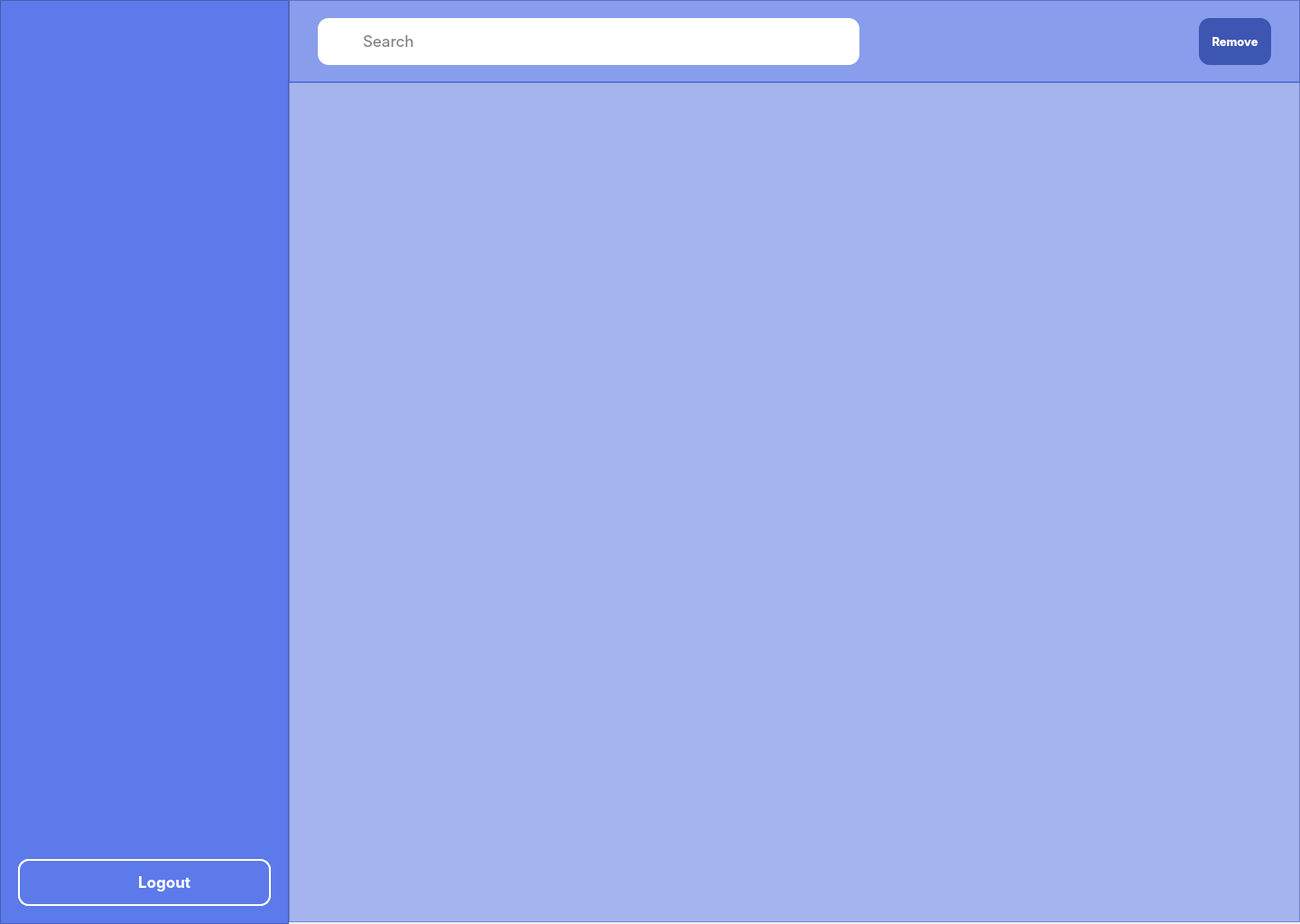
<?xml version="1.0" encoding="UTF-8"?>
<ui version="4.0">
 <class>main_window</class>
 <widget class="QMainWindow" name="main_window">
  <property name="geometry">
   <rect>
    <x>0</x>
    <y>0</y>
    <width>1440</width>
    <height>1024</height>
   </rect>
  </property>
  <property name="windowTitle">
   <string>MainWindow</string>
  </property>
  <property name="styleSheet">
   <string notr="true"/>
  </property>
  <widget class="QWidget" name="main_widget">
   <widget class="QFrame" name="side_bar">
    <property name="geometry">
     <rect>
      <x>0</x>
      <y>0</y>
      <width>320</width>
      <height>1024</height>
     </rect>
    </property>
    <property name="styleSheet">
     <string notr="true">background-color: #5C7AEA;box-shadow: 0px -2px 4px rgba(0, 0, 0, 0.25), 0px 2px 4px rgba(0, 0, 0, 0.25), 4px 0px 4px rgba(0, 0, 0, 0.25);</string>
    </property>
    <property name="frameShape">
     <enum>QFrame::StyledPanel</enum>
    </property>
    <property name="frameShadow">
     <enum>QFrame::Raised</enum>
    </property>
    <widget class="QFrame" name="frame">
     <property name="geometry">
      <rect>
       <x>20</x>
       <y>952</y>
       <width>280</width>
       <height>52</height>
      </rect>
     </property>
     <property name="styleSheet">
      <string notr="true">border: 1.5px solid #FFFFFF;border-radius:12px;</string>
     </property>
     <property name="frameShape">
      <enum>QFrame::StyledPanel</enum>
     </property>
     <property name="frameShadow">
      <enum>QFrame::Raised</enum>
     </property>
     <widget class="QPushButton" name="pushButton">
      <property name="geometry">
       <rect>
        <x>0</x>
        <y>0</y>
        <width>280</width>
        <height>52</height>
       </rect>
      </property>
      <property name="font">
       <font>
        <family>SF Pro Display</family>
        <pointsize>13</pointsize>
        <weight>75</weight>
        <bold>true</bold>
       </font>
      </property>
      <property name="styleSheet">
       <string notr="true">color: white;</string>
      </property>
      <property name="text">
       <string>           Logout</string>
      </property>
     </widget>
     <widget class="QLabel" name="label">
      <property name="geometry">
       <rect>
        <x>101</x>
        <y>12</y>
        <width>28</width>
        <height>28</height>
       </rect>
      </property>
      <property name="styleSheet">
       <string notr="true">border: 0px solid #FFFFFF ;border-radius:12px;</string>
      </property>
      <property name="text">
       <string/>
      </property>
      <property name="pixmap">
       <pixmap>logout_white_24dp.svg</pixmap>
      </property>
     </widget>
    </widget>
   </widget>
   <widget class="QFrame" name="top_frame">
    <property name="geometry">
     <rect>
      <x>320</x>
      <y>0</y>
      <width>1120</width>
      <height>92</height>
     </rect>
    </property>
    <property name="styleSheet">
     <string notr="true">background-color: rgba(92, 122, 234, 178.5)</string>
    </property>
    <property name="frameShape">
     <enum>QFrame::StyledPanel</enum>
    </property>
    <property name="frameShadow">
     <enum>QFrame::Raised</enum>
    </property>
    <widget class="QPushButton" name="remove_button">
     <property name="geometry">
      <rect>
       <x>1008</x>
       <y>20</y>
       <width>80</width>
       <height>52</height>
      </rect>
     </property>
     <property name="font">
      <font>
       <family>SF Pro Display</family>
       <pointsize>10</pointsize>
       <weight>75</weight>
       <bold>true</bold>
      </font>
     </property>
     <property name="styleSheet">
      <string notr="true">background: #3d56b2;border-radius:12px;color:white;</string>
     </property>
     <property name="text">
      <string>Remove</string>
     </property>
    </widget>
    <widget class="QFrame" name="search_frame">
     <property name="geometry">
      <rect>
       <x>32</x>
       <y>20</y>
       <width>600</width>
       <height>52</height>
      </rect>
     </property>
     <property name="styleSheet">
      <string notr="true">background-color: white; border-radius: 12px;</string>
     </property>
     <property name="frameShape">
      <enum>QFrame::StyledPanel</enum>
     </property>
     <property name="frameShadow">
      <enum>QFrame::Raised</enum>
     </property>
     <widget class="QLineEdit" name="search_bar">
      <property name="geometry">
       <rect>
        <x>48</x>
        <y>12</y>
        <width>540</width>
        <height>28</height>
       </rect>
      </property>
      <property name="sizePolicy">
       <sizepolicy hsizetype="Expanding" vsizetype="Fixed">
        <horstretch>0</horstretch>
        <verstretch>0</verstretch>
       </sizepolicy>
      </property>
      <property name="font">
       <font>
        <family>SF Pro Text</family>
        <pointsize>13</pointsize>
       </font>
      </property>
      <property name="mouseTracking">
       <bool>true</bool>
      </property>
      <property name="styleSheet">
       <string notr="true">background: white;border-radius: 12px;</string>
      </property>
      <property name="placeholderText">
       <string>Search</string>
      </property>
     </widget>
     <widget class="QLabel" name="search_icon">
      <property name="geometry">
       <rect>
        <x>8</x>
        <y>12</y>
        <width>28</width>
        <height>28</height>
       </rect>
      </property>
      <property name="styleSheet">
       <string notr="true">background: white;</string>
      </property>
      <property name="text">
       <string/>
      </property>
      <property name="pixmap">
       <pixmap>magnify.png</pixmap>
      </property>
      <property name="scaledContents">
       <bool>true</bool>
      </property>
     </widget>
    </widget>
   </widget>
   <widget class="QFrame" name="content_frame">
    <property name="geometry">
     <rect>
      <x>320</x>
      <y>90</y>
      <width>1120</width>
      <height>932</height>
     </rect>
    </property>
    <property name="styleSheet">
     <string notr="true">background-color: rgba(92, 122, 234, 127.5)</string>
    </property>
    <property name="frameShape">
     <enum>QFrame::StyledPanel</enum>
    </property>
    <property name="frameShadow">
     <enum>QFrame::Raised</enum>
    </property>
   </widget>
  </widget>
 </widget>
 <resources/>
 <connections/>
</ui>
